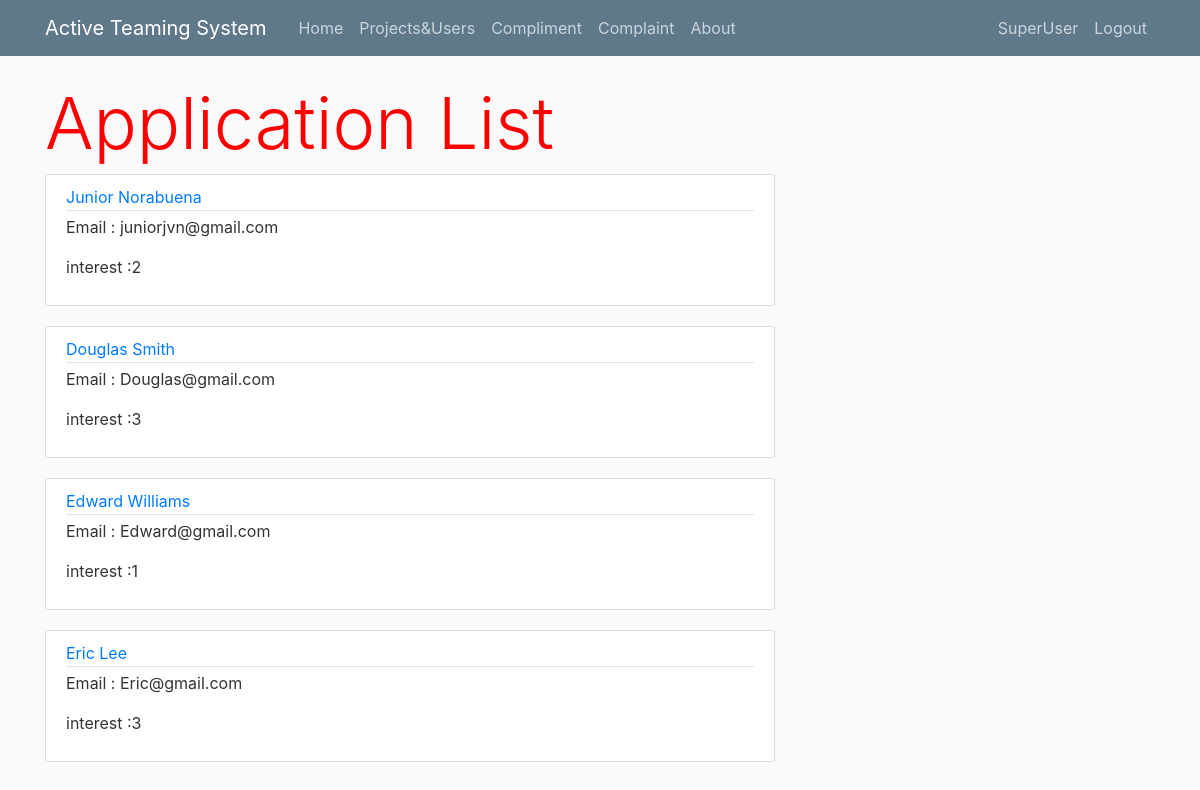
Page /application_list (signed in) on the committed database.
### application/models.py (models this page shows, shortened)
class Application(db.Model):
    id = db.Column(db.Integer, primary_key=True)
    name = db.Column(db.String(20), nullable=False)
    last_name = db.Column(db.String(20), nullable=False)
    email = db.Column(db.String(120), unique=True, nullable=False)
    interest = db.Column(db.Integer,nullable=False)
    credentials = db.Column(db.String(20), nullable=False)
    reference = db.Column(db.Integer, db.ForeignKey('user.id'), nullable=False)
    is_pending = db.Column(db.Boolean, default=True, nullable=False)
    appeal = db.Column(db.Boolean, default=False, nullable=False)

### application/route.py (the view)
@app.route("/application_list")
@login_required
def applications():
    if current_user.is_su:
        applications = Application.query.filter_by(is_pending=True).all()
        if applications:
            return render_template('application_list.html', applications=applications)
        else:
            flash('No more applications.', 'info')
            return render_template('application_list.html', applications=applications)

### application/models.py (called while the page is built)
@login_manager.user_loader
def load_user(user_id):
    return User.query.get(int(user_id))

### application/templates/application_list.html
{% extends "layout.html" %}
{% block content %}
    <h1 class="display-3" style="color:red">Application List</h1>
    {% for application in applications %}
        <article class="media content-section">
            <div class="media-body">
                <div class="article-metadata">
                    <a class="mr-2" href="{{ url_for('application', application_id=application.id) }}">{{ application.name + " " + application.last_name }}</a>
                </div>
                <p class="article-content">Email : {{ application.email }}</p>
                <p class="article-content">interest :{{ application.interest }}</p>
            </div>
        </article>
    {% endfor %}
{% endblock content %}

### application/static/main.css (style rules this page uses)
body { background: #fafafa; color: #333333; margin-top: 5rem; }
h1, h2, h3, h4, h5, h6 { color: #444444; }
.content-section { background: #ffffff; padding: 10px 20px; border: 1px solid #dddddd; border-radius: 3px; margin-bottom: 20px; }
.article-content { white-space: pre-line; }
.article-metadata { padding-bottom: 1px; margin-bottom: 4px; border-bottom: 1px solid #e3e3e3 }

### rows in the picture
Application: name+last_name "Junior Norabuena", email "juniorjvn@gmail.com", interest "2"
Application: name+last_name "Douglas Smith", email "Douglas@gmail.com", interest "3"
Application: name+last_name "Edward Williams", email "Edward@gmail.com", interest "1"
Application: name+last_name "Eric Lee", email "Eric@gmail.com", interest "3"
